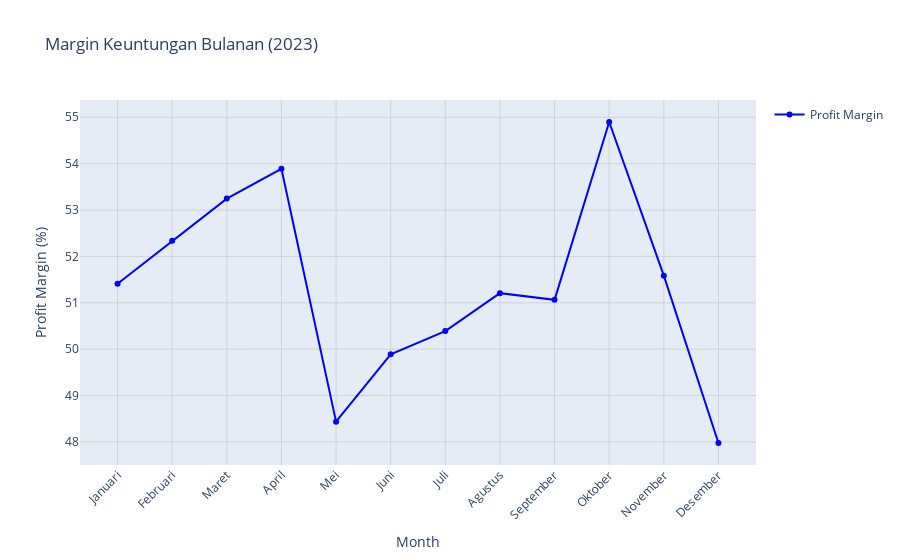

Source (notebook cell):
### Code cell
fig = go.Figure()

fig.add_trace(go.Scatter(
    x=month_names,  
    y=monthly_profit_margin.values,  
    mode='lines+markers',  
    name='Profit Margin',
    line=dict(color='blue', dash='solid'),  
    marker=dict(color='blue', symbol='circle')  
))

fig.update_layout(
    title='Margin Keuntungan Bulanan (2023)',
    xaxis=dict(title='Month'),
    yaxis=dict(title='Profit Margin (%)'),
    xaxis_tickangle=-45,  
    showlegend=True  
)

fig.update_xaxes(showgrid=True, gridcolor='lightgray')
fig.update_yaxes(showgrid=True, gridcolor='lightgray')

fig.show()

### Figure 1 — Plotly figure (JSON) as saved in the notebook; plotly's stock layout.template omitted (floating-point values rounded to 4 significant figures)
{"data": [{"line": {"color": "blue", "dash": "solid"}, "marker": {"color": "blue", "symbol": "circle"}, "mode": "lines+markers", "name": "Profit Margin", "type": "scatter", "x": ["Januari", "Februari", "Maret", "April", "Mei", "Juni", "Juli", "Agustus", "September", "Oktober", "November", "Desember"], "y": [51.41, 52.34, 53.25, 53.89, 48.44, 49.89, 50.39, 51.21, 51.06, 54.9, 51.59, 47.98]}], "layout": {"showlegend": true, "title": {"text": "Margin Keuntungan Bulanan (2023)"}, "xaxis": {"gridcolor": "lightgray", "showgrid": true, "tickangle": -45, "title": {"text": "Month"}}, "yaxis": {"gridcolor": "lightgray", "showgrid": true, "title": {"text": "Profit Margin (%)"}}}}
